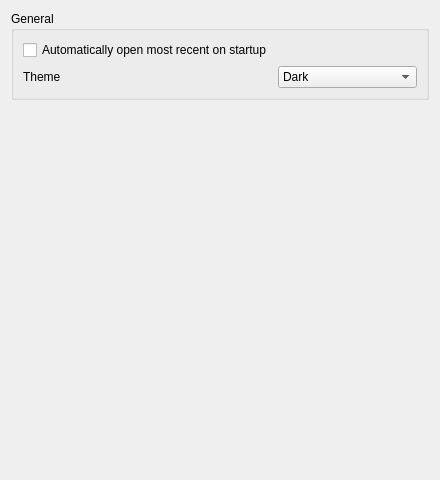
<?xml version="1.0" encoding="UTF-8"?>
<ui version="4.0">
 <class>Form</class>
 <widget class="QWidget" name="Form">
  <property name="geometry">
   <rect>
    <x>0</x>
    <y>0</y>
    <width>440</width>
    <height>480</height>
   </rect>
  </property>
  <property name="windowTitle">
   <string>Form</string>
  </property>
  <layout class="QVBoxLayout" name="verticalLayout">
   <item alignment="Qt::AlignTop">
    <widget class="QGroupBox" name="groupBox">
     <property name="title">
      <string>General</string>
     </property>
     <layout class="QFormLayout" name="formLayout">
      <item row="0" column="0">
       <widget class="QCheckBox" name="autoOpenMostRecent">
        <property name="text">
         <string>Automatically open most recent on startup</string>
        </property>
       </widget>
      </item>
      <item row="1" column="0">
       <widget class="QLabel" name="themeLabel">
        <property name="text">
         <string>Theme</string>
        </property>
       </widget>
      </item>
      <item row="1" column="1">
       <widget class="QComboBox" name="theme">
        <item>
         <property name="text">
          <string>Dark</string>
         </property>
        </item>
        <item>
         <property name="text">
          <string>Light</string>
         </property>
        </item>
       </widget>
      </item>
     </layout>
    </widget>
   </item>
  </layout>
 </widget>
 <resources/>
 <connections/>
</ui>
